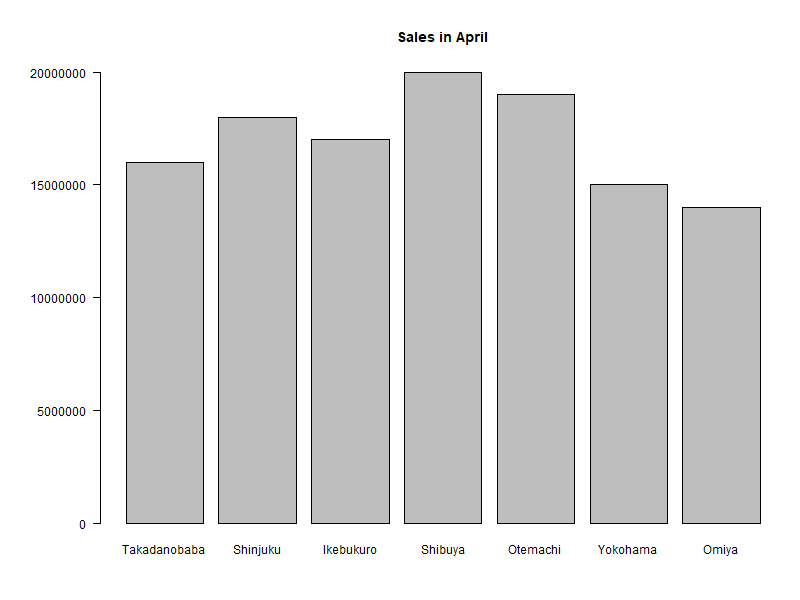

This chart was generated by the following R code:
# Read csv
df <- read.csv("SalesData.csv", stringsAsFactors = FALSE)

options(scipen = 100)

png("barchart.png", width = 800, height = 600)

par(mar = c(5, 7, 5, 1))

barplot(
  height    = df$April,
  names.arg = df$store.name,
  main      = "Sales in April",
  las       = 1
)

dev.off()
